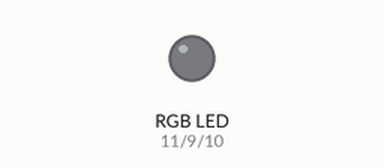
Simulated run of this sketch. Board: Arduino Uno, built with avr-gcc and run on an emulated ATmega328P. On the bench: an RGB LED mixed from three pins (HIGH = lit). Dim RGB values are drawn brighter than linear.

Above: at 0.15 s.
At 3.16 s:
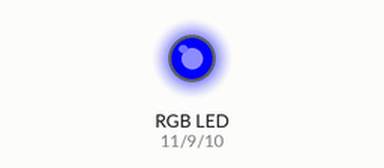
At 6.48 s:
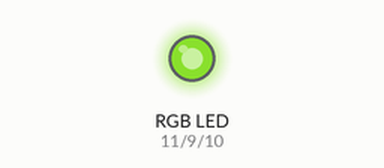
Timing chart, 0 to 6.3 s (numbered marks = the images above):
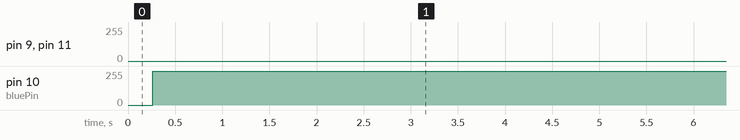

The sketch:

09-led_rgb.ino
```cpp
const int redPin = 11;
const int bluePin = 10;
const int greenPin = 9;

void setup() {
  pinMode(redPin, OUTPUT);
  pinMode(bluePin, OUTPUT);
  pinMode(greenPin, OUTPUT);
}

void loop() {
  for (int i = 0; i < 255; i++) {
    analogWrite(redPin, i);
    analogWrite(bluePin, 128 - i);
    analogWrite(greenPin, 255 - i);
    delay(2);
  }

  for (int i = 255; i > 0; i--) {
    analogWrite(redPin, i);
    analogWrite(bluePin, 128 - i);
    analogWrite(greenPin, 255 - i);
    delay(2);
  }
}
```

Measured:
- by itself, pin 10 (bluePin): 0/255 → 255/255 at 0.26 s
